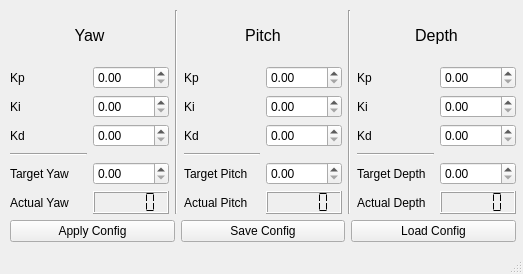
<?xml version="1.0" encoding="UTF-8"?>
<ui version="4.0">
 <class>MainWindow</class>
 <widget class="QMainWindow" name="MainWindow">
  <property name="geometry">
   <rect>
    <x>0</x>
    <y>0</y>
    <width>523</width>
    <height>274</height>
   </rect>
  </property>
  <property name="windowTitle">
   <string>PID Config</string>
  </property>
  <widget class="QWidget" name="centralwidget">
   <widget class="QWidget" name="verticalLayoutWidget_4">
    <property name="geometry">
     <rect>
      <x>10</x>
      <y>10</y>
      <width>506</width>
      <height>232</height>
     </rect>
    </property>
    <layout class="QVBoxLayout" name="verticalLayout_4">
     <item>
      <layout class="QHBoxLayout" name="horizontalLayout_2">
       <item>
        <layout class="QVBoxLayout" name="verticalLayout">
         <item>
          <widget class="QLabel" name="label_yaw">
           <property name="font">
            <font>
             <pointsize>12</pointsize>
            </font>
           </property>
           <property name="text">
            <string>Yaw</string>
           </property>
           <property name="alignment">
            <set>Qt::AlignCenter</set>
           </property>
          </widget>
         </item>
         <item>
          <layout class="QGridLayout" name="gridLayout">
           <item row="0" column="1">
            <widget class="QDoubleSpinBox" name="spinBox_yawKp"/>
           </item>
           <item row="1" column="1">
            <widget class="QDoubleSpinBox" name="spinBox_yawKi"/>
           </item>
           <item row="2" column="1">
            <widget class="QDoubleSpinBox" name="spinBox_yawKd"/>
           </item>
           <item row="0" column="0">
            <widget class="QLabel" name="label_4">
             <property name="text">
              <string>Kp</string>
             </property>
            </widget>
           </item>
           <item row="1" column="0">
            <widget class="QLabel" name="label_5">
             <property name="text">
              <string>Ki</string>
             </property>
            </widget>
           </item>
           <item row="2" column="0">
            <widget class="QLabel" name="label_6">
             <property name="text">
              <string>Kd</string>
             </property>
            </widget>
           </item>
           <item row="4" column="0">
            <widget class="QLabel" name="label_13">
             <property name="text">
              <string>Target Yaw</string>
             </property>
            </widget>
           </item>
           <item row="3" column="0">
            <widget class="Line" name="line_3">
             <property name="orientation">
              <enum>Qt::Horizontal</enum>
             </property>
            </widget>
           </item>
           <item row="5" column="1">
            <widget class="QLCDNumber" name="lcdNumber_yawActual">
             <property name="font">
              <font>
               <pointsize>12</pointsize>
               <weight>50</weight>
               <bold>false</bold>
              </font>
             </property>
             <property name="lineWidth">
              <number>1</number>
             </property>
             <property name="smallDecimalPoint">
              <bool>false</bool>
             </property>
             <property name="segmentStyle">
              <enum>QLCDNumber::Flat</enum>
             </property>
            </widget>
           </item>
           <item row="5" column="0">
            <widget class="QLabel" name="label_16">
             <property name="text">
              <string>Actual Yaw</string>
             </property>
            </widget>
           </item>
           <item row="4" column="1">
            <widget class="QDoubleSpinBox" name="spinBox_yawTarget"/>
           </item>
          </layout>
         </item>
        </layout>
       </item>
       <item>
        <widget class="Line" name="line">
         <property name="orientation">
          <enum>Qt::Vertical</enum>
         </property>
        </widget>
       </item>
       <item>
        <layout class="QVBoxLayout" name="verticalLayout_2">
         <item>
          <widget class="QLabel" name="label_pitch">
           <property name="font">
            <font>
             <pointsize>12</pointsize>
            </font>
           </property>
           <property name="text">
            <string>Pitch</string>
           </property>
           <property name="alignment">
            <set>Qt::AlignCenter</set>
           </property>
          </widget>
         </item>
         <item>
          <layout class="QGridLayout" name="gridLayout_2">
           <item row="0" column="1">
            <widget class="QDoubleSpinBox" name="spinBox_pitchKp"/>
           </item>
           <item row="1" column="1">
            <widget class="QDoubleSpinBox" name="spinBox_pitchKi"/>
           </item>
           <item row="2" column="1">
            <widget class="QDoubleSpinBox" name="spinBox_pitchKd"/>
           </item>
           <item row="0" column="0">
            <widget class="QLabel" name="label_7">
             <property name="text">
              <string>Kp</string>
             </property>
            </widget>
           </item>
           <item row="1" column="0">
            <widget class="QLabel" name="label_8">
             <property name="text">
              <string>Ki</string>
             </property>
            </widget>
           </item>
           <item row="2" column="0">
            <widget class="QLabel" name="label_9">
             <property name="text">
              <string>Kd</string>
             </property>
            </widget>
           </item>
           <item row="4" column="0">
            <widget class="QLabel" name="label_14">
             <property name="text">
              <string>Target Pitch</string>
             </property>
            </widget>
           </item>
           <item row="3" column="0">
            <widget class="Line" name="line_4">
             <property name="orientation">
              <enum>Qt::Horizontal</enum>
             </property>
            </widget>
           </item>
           <item row="5" column="1">
            <widget class="QLCDNumber" name="lcdNumber_pitchActual">
             <property name="font">
              <font>
               <pointsize>12</pointsize>
               <weight>50</weight>
               <bold>false</bold>
              </font>
             </property>
             <property name="lineWidth">
              <number>1</number>
             </property>
             <property name="smallDecimalPoint">
              <bool>false</bool>
             </property>
             <property name="segmentStyle">
              <enum>QLCDNumber::Flat</enum>
             </property>
            </widget>
           </item>
           <item row="5" column="0">
            <widget class="QLabel" name="label_17">
             <property name="text">
              <string>Actual Pitch</string>
             </property>
            </widget>
           </item>
           <item row="4" column="1">
            <widget class="QDoubleSpinBox" name="spinBox_pitchTarget"/>
           </item>
          </layout>
         </item>
        </layout>
       </item>
       <item>
        <widget class="Line" name="line_2">
         <property name="orientation">
          <enum>Qt::Vertical</enum>
         </property>
        </widget>
       </item>
       <item>
        <layout class="QVBoxLayout" name="verticalLayout_3">
         <item>
          <widget class="QLabel" name="label_depth">
           <property name="font">
            <font>
             <pointsize>12</pointsize>
            </font>
           </property>
           <property name="text">
            <string>Depth</string>
           </property>
           <property name="alignment">
            <set>Qt::AlignCenter</set>
           </property>
          </widget>
         </item>
         <item>
          <layout class="QGridLayout" name="gridLayout_3">
           <item row="0" column="1">
            <widget class="QDoubleSpinBox" name="spinBox_depthKp"/>
           </item>
           <item row="1" column="1">
            <widget class="QDoubleSpinBox" name="spinBox_depthKi"/>
           </item>
           <item row="2" column="1">
            <widget class="QDoubleSpinBox" name="spinBox_depthKd"/>
           </item>
           <item row="0" column="0">
            <widget class="QLabel" name="label_10">
             <property name="text">
              <string>Kp</string>
             </property>
            </widget>
           </item>
           <item row="1" column="0">
            <widget class="QLabel" name="label_11">
             <property name="text">
              <string>Ki</string>
             </property>
            </widget>
           </item>
           <item row="2" column="0">
            <widget class="QLabel" name="label_12">
             <property name="text">
              <string>Kd</string>
             </property>
            </widget>
           </item>
           <item row="4" column="0">
            <widget class="QLabel" name="label_15">
             <property name="text">
              <string>Target Depth</string>
             </property>
            </widget>
           </item>
           <item row="3" column="0">
            <widget class="Line" name="line_5">
             <property name="orientation">
              <enum>Qt::Horizontal</enum>
             </property>
            </widget>
           </item>
           <item row="5" column="1">
            <widget class="QLCDNumber" name="lcdNumber_depthActual">
             <property name="font">
              <font>
               <pointsize>12</pointsize>
               <weight>50</weight>
               <bold>false</bold>
              </font>
             </property>
             <property name="autoFillBackground">
              <bool>false</bool>
             </property>
             <property name="lineWidth">
              <number>1</number>
             </property>
             <property name="smallDecimalPoint">
              <bool>false</bool>
             </property>
             <property name="mode">
              <enum>QLCDNumber::Dec</enum>
             </property>
             <property name="segmentStyle">
              <enum>QLCDNumber::Flat</enum>
             </property>
             <property name="intValue" stdset="0">
              <number>0</number>
             </property>
            </widget>
           </item>
           <item row="5" column="0">
            <widget class="QLabel" name="label_18">
             <property name="text">
              <string>Actual Depth</string>
             </property>
            </widget>
           </item>
           <item row="4" column="1">
            <widget class="QDoubleSpinBox" name="spinBox_depthTarget">
             <property name="maximum">
              <double>5.000000000000000</double>
             </property>
             <property name="singleStep">
              <double>0.010000000000000</double>
             </property>
            </widget>
           </item>
          </layout>
         </item>
        </layout>
       </item>
      </layout>
     </item>
     <item>
      <layout class="QHBoxLayout" name="horizontalLayout_4">
       <item>
        <widget class="QPushButton" name="pushButton_applyConfig">
         <property name="text">
          <string>Apply Config</string>
         </property>
        </widget>
       </item>
       <item>
        <widget class="QPushButton" name="pushButton_3">
         <property name="text">
          <string>Save Config</string>
         </property>
        </widget>
       </item>
       <item>
        <widget class="QPushButton" name="pushButton">
         <property name="text">
          <string>Load Config</string>
         </property>
        </widget>
       </item>
      </layout>
     </item>
    </layout>
   </widget>
  </widget>
  <widget class="QStatusBar" name="statusbar"/>
 </widget>
 <resources/>
 <connections/>
</ui>
